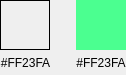
<?xml version="1.0" encoding="UTF-8"?>
<ui version="4.0">
 <class>Colorpairwidget</class>
 <widget class="QWidget" name="Colorpairwidget">
  <property name="geometry">
   <rect>
    <x>0</x>
    <y>0</y>
    <width>126</width>
    <height>75</height>
   </rect>
  </property>
  <property name="minimumSize">
   <size>
    <width>125</width>
    <height>75</height>
   </size>
  </property>
  <property name="maximumSize">
   <size>
    <width>126</width>
    <height>150</height>
   </size>
  </property>
  <property name="sizeIncrement">
   <size>
    <width>25</width>
    <height>15</height>
   </size>
  </property>
  <property name="baseSize">
   <size>
    <width>25</width>
    <height>15</height>
   </size>
  </property>
  <property name="windowTitle">
   <string>Form</string>
  </property>
  <property name="styleSheet">
   <string notr="true"/>
  </property>
  <layout class="QHBoxLayout" name="horizontalLayout" stretch="2,1,2">
   <property name="spacing">
    <number>0</number>
   </property>
   <property name="leftMargin">
    <number>0</number>
   </property>
   <property name="topMargin">
    <number>0</number>
   </property>
   <property name="rightMargin">
    <number>0</number>
   </property>
   <property name="bottomMargin">
    <number>0</number>
   </property>
   <item>
    <widget class="QWidget" name="widget_5" native="true">
     <layout class="QVBoxLayout" name="verticalLayout_2" stretch="2,1">
      <property name="spacing">
       <number>0</number>
      </property>
      <property name="leftMargin">
       <number>0</number>
      </property>
      <property name="topMargin">
       <number>0</number>
      </property>
      <property name="rightMargin">
       <number>0</number>
      </property>
      <property name="bottomMargin">
       <number>0</number>
      </property>
      <item>
       <widget class="QWidget" name="color_src" native="true">
        <property name="minimumSize">
         <size>
          <width>0</width>
          <height>0</height>
         </size>
        </property>
        <property name="maximumSize">
         <size>
          <width>50</width>
          <height>50</height>
         </size>
        </property>
        <property name="sizeIncrement">
         <size>
          <width>1</width>
          <height>1</height>
         </size>
        </property>
        <property name="baseSize">
         <size>
          <width>1</width>
          <height>1</height>
         </size>
        </property>
        <property name="autoFillBackground">
         <bool>false</bool>
        </property>
        <property name="styleSheet">
         <string notr="true">border-image: url(:/icon/ressources/color_undefined.png) 0 0 0 0 stretch stretch;
border:1px solid black;</string>
        </property>
       </widget>
      </item>
      <item>
       <widget class="QLabel" name="label_src">
        <property name="font">
         <font>
          <pointsize>9</pointsize>
         </font>
        </property>
        <property name="text">
         <string>#FF23FA</string>
        </property>
        <property name="alignment">
         <set>Qt::AlignCenter</set>
        </property>
       </widget>
      </item>
     </layout>
    </widget>
   </item>
   <item>
    <widget class="QWidget" name="widget_2" native="true">
     <property name="maximumSize">
      <size>
       <width>25</width>
       <height>16777215</height>
      </size>
     </property>
     <layout class="QVBoxLayout" name="verticalLayout_3">
      <property name="spacing">
       <number>0</number>
      </property>
      <property name="leftMargin">
       <number>4</number>
      </property>
      <property name="topMargin">
       <number>0</number>
      </property>
      <property name="rightMargin">
       <number>4</number>
      </property>
      <property name="bottomMargin">
       <number>0</number>
      </property>
      <item>
       <widget class="QLabel" name="label_2">
        <property name="minimumSize">
         <size>
          <width>20</width>
          <height>15</height>
         </size>
        </property>
        <property name="maximumSize">
         <size>
          <width>16777215</width>
          <height>15</height>
         </size>
        </property>
        <property name="text">
         <string/>
        </property>
       </widget>
      </item>
      <item>
       <widget class="QLabel" name="label_3">
        <property name="minimumSize">
         <size>
          <width>0</width>
          <height>0</height>
         </size>
        </property>
        <property name="maximumSize">
         <size>
          <width>25</width>
          <height>20</height>
         </size>
        </property>
        <property name="sizeIncrement">
         <size>
          <width>4</width>
          <height>2</height>
         </size>
        </property>
        <property name="baseSize">
         <size>
          <width>4</width>
          <height>2</height>
         </size>
        </property>
        <property name="text">
         <string/>
        </property>
        <property name="pixmap">
         <pixmap resource="ressources.qrc">:/icon/ressources/arrow.png</pixmap>
        </property>
        <property name="scaledContents">
         <bool>true</bool>
        </property>
       </widget>
      </item>
      <item>
       <widget class="QLabel" name="label">
        <property name="minimumSize">
         <size>
          <width>0</width>
          <height>35</height>
         </size>
        </property>
        <property name="maximumSize">
         <size>
          <width>16777215</width>
          <height>35</height>
         </size>
        </property>
        <property name="text">
         <string/>
        </property>
       </widget>
      </item>
     </layout>
    </widget>
   </item>
   <item>
    <widget class="QWidget" name="widget" native="true">
     <layout class="QVBoxLayout" name="verticalLayout" stretch="2,1">
      <property name="spacing">
       <number>0</number>
      </property>
      <property name="leftMargin">
       <number>0</number>
      </property>
      <property name="topMargin">
       <number>0</number>
      </property>
      <property name="rightMargin">
       <number>0</number>
      </property>
      <property name="bottomMargin">
       <number>0</number>
      </property>
      <item>
       <widget class="QWidget" name="color_dst" native="true">
        <property name="minimumSize">
         <size>
          <width>0</width>
          <height>0</height>
         </size>
        </property>
        <property name="maximumSize">
         <size>
          <width>50</width>
          <height>50</height>
         </size>
        </property>
        <property name="sizeIncrement">
         <size>
          <width>1</width>
          <height>1</height>
         </size>
        </property>
        <property name="baseSize">
         <size>
          <width>1</width>
          <height>1</height>
         </size>
        </property>
        <property name="styleSheet">
         <string notr="true">background-color: rgb(75, 255, 144);</string>
        </property>
       </widget>
      </item>
      <item>
       <widget class="QLabel" name="label_dst">
        <property name="font">
         <font>
          <pointsize>9</pointsize>
         </font>
        </property>
        <property name="text">
         <string>#FF23FA</string>
        </property>
        <property name="alignment">
         <set>Qt::AlignCenter</set>
        </property>
       </widget>
      </item>
     </layout>
    </widget>
   </item>
  </layout>
 </widget>
 <resources>
  <include location="ressources.qrc"/>
 </resources>
 <connections/>
</ui>
